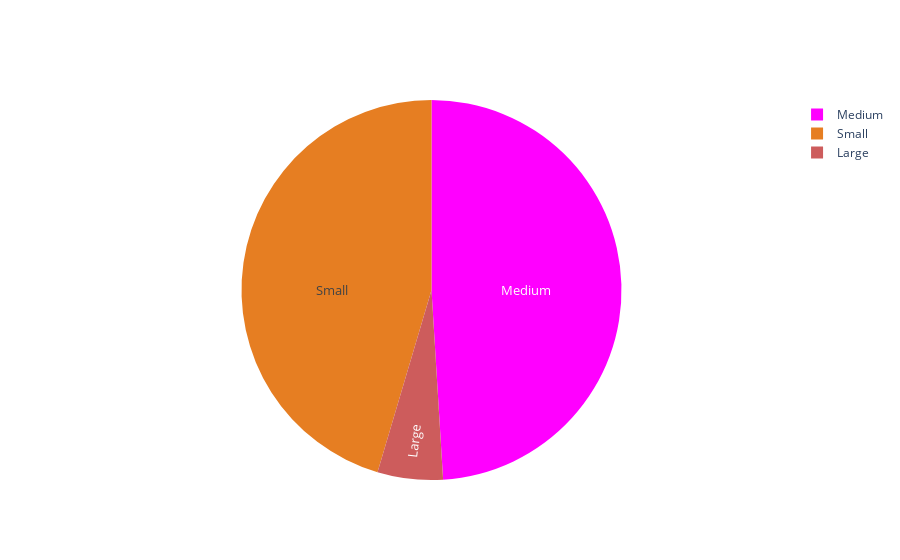

Notebook source saved alongside this figure:
### Code cell
labels = ['Small', 'Medium', 'Large']
values = [small, medium, large]
colors = ['#E67E22 ','#FF00FF', '#CD5C5C']

figure = go.Figure(data=[go.Pie(labels=labels, values=values,
                               
                marker=dict(colors=colors),
                textinfo='label',
                textfont=dict(size=13),
                insidetextorientation='radial',
                           
)])

figure.show()

### Figure 1 — Plotly figure (JSON) as saved in the notebook; plotly's stock layout.template omitted (floating-point values rounded to 4 significant figures)
{"data": [{"insidetextorientation": "radial", "labels": ["Small", "Medium", "Large"], "marker": {"colors": ["#E67E22 ", "#FF00FF", "#CD5C5C"]}, "textfont": {"size": 13}, "textinfo": "label", "type": "pie", "values": [1282, 1384, 157]}], "layout": {}}
